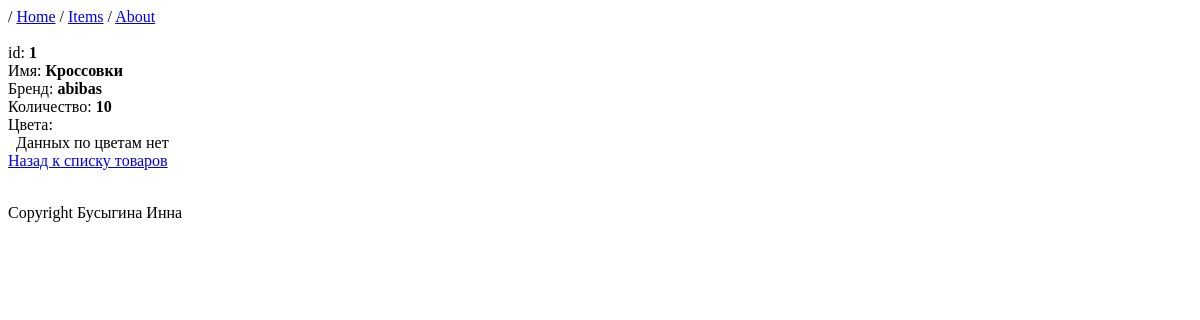
/item/1, run on an earlier commit of the app's database.
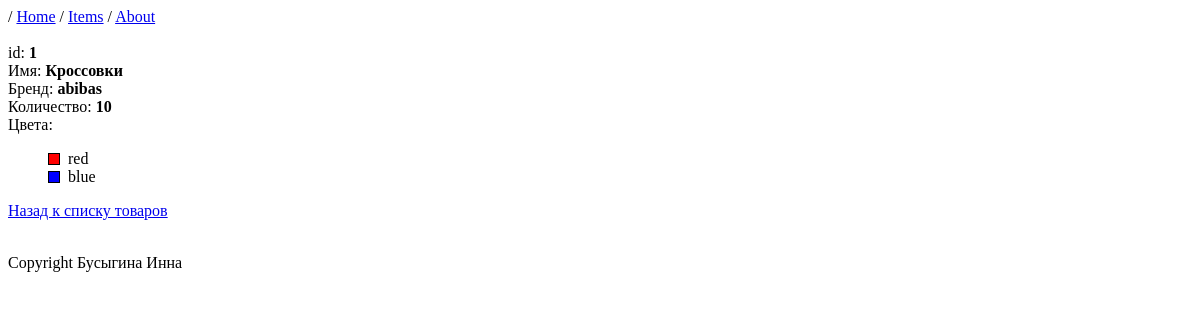
And on a later commit of the database.
### MainApp/models.py (models this page shows, shortened)
class Item(models.Model):
    name = models.CharField(max_length=100)
    brand = models.CharField(max_length=100)
    count = models.PositiveIntegerField()
    note = models.TextField(max_length=200,default="Описание элемента")
    colors = models.ManyToManyField(to=Color)

class Color(models.Model):
    name = models.CharField(max_length=32)

### MainApp/views.py (the view)
# urls.py: path('item/<int:item_id>', views.item_details, name ='item-detail')
def item_details(request, item_id: id):
    try:
        item_db = Item.objects.get(id=item_id)
        return render(request, "item.html", {"item": item_db})
    except ObjectDoesNotExist:
        return HttpResponseNotFound(
            f"""<p>Товар с id={item_id} не найден<br>
            <a href="/items">Назад к списку товаров</a></p>""")

### templates/item.html (shortened to what this page needs)
{% extends 'base.html' %}
{% block style %}
    {% load static %}
    {{ block.super }}
{% endblock %}
{% block content %}
    <div>id: <strong>{{ item.id }}</strong><br></div>
    <div>Имя: <strong>{{ item.name }}</strong><br></div>
    <div>Бренд: <strong>{{ item.brand }}</strong><br></div>
    <div>Количество: <strong>{{ item.count | default:"товар отсутствует"}}</strong><br></div>
    <div>Цвета:
    {% if item.colors.count %}
        <ul class='ul_no_mark'>
        {% for color in item.colors.all %}
            <li><div class='div_color' style="background-color: {{ color.name }}"></div>
            &nbsp;&nbsp;{{ color.name }}</li>
        {% endfor %}
        </ul>
    {% else %}
        <br>&nbsp;&nbsp;Данных по цветам нет
    {% endif %}
    </div>
    <a href="{% url "item-list" %}">Назад к списку товаров</a><br>
{% endblock %}

### templates/base.html (shortened to what this page needs)
<!DOCTYPE html>
<html lang="en">
<head>
    {% block style %}
        {% load static %}
        <link rel="stylesheet" href="{% static 'css/style.css' %}" type="text/css">
    {% endblock %}
</head>
<body>
<header>
    {% block header %}
        {% include 'header.html' %}
    {% endblock %}
</header></br>
<main>
    {% block content %}
    {% endblock %}
</main></br>
<footer>
    {% block footer %}
        {% include 'footer.html' with familyname="Бусыгина" name="Инна"%}
    {% endblock %}
</footer>
</body>
</html>

### templates/header.html
/ <a href="{% url "home"%}">Home</a>
/ <a href="{% url "item-list"%}">Items</a>
/ <a href="{% url "about"%}">About</a>

### templates/footer.html
<p>Copyright {{ familyname }} {{ name }}</p>

### static/css/style.css (style rules this page uses)
.ul_no_mark { list-style-type: none; }
.div_color { border: 1px solid #000; width: 10px; height: 10px; margin-top: 3px; float: left; }

What changed in the data, as far as the page shows it:
now on this page (row unchanged): Color: name "red"
added Color: name "blue"
Also different on the page:
text no longer shown: "Данных по цветам нет"
